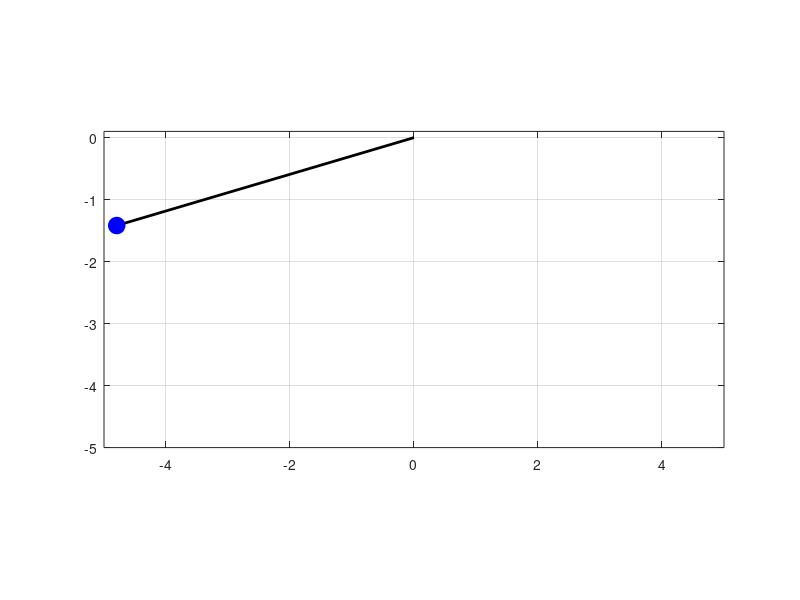

This figure's MATLAB source: (Note: this script raises an error after producing the figure.)
clear; clc

g = 9.81; % m/s^2
timespan = 0: 0.01 : 10;

% richiesta dei dati in input
fprintf('Inserire i parametri (costanti) per un pendolo ideale con forzatura costante\n')
l = input('Lunghezza del filo (m): ');
M = input('Massa (kg): ');
b = input('Coefficiente di attrito: ') ;
u = input('Momento in ingresso (costante): ');
theta0 = input('Angolo iniziale (rad): ');
w0 = input('Velocità angolare iniziale (rad/s): ');

% problema di Cauchy
f = @(t, x) [x(2); -(g/l)*sin(x(1))-(b/(M*l^2))*x(2)+u/(M*l^2)];
IC = [theta0, w0];

% soluzione
[time, traj] = ode45(f, timespan, IC);

theta = traj(:,1);
omega = traj(:,2);

% Animazione pendolo
h = figure(1);
h_line = plot([0, l*sin(theta(1))], [0, -l*cos(theta(1))], 'k-', 'LineWidth', 2);
hold on
h_mass = plot(l*sin(theta(1)), -l*cos(theta(1)), 'bo', 'MarkerSize', 12, 'MarkerFaceColor', 'b');
axis equal
axis([-l l -l 0.1])
grid on

for k = 1:length(time)
    
    % controlla se finestra è chiusa
    if ~isvalid(h) 
        break
    end
    
    % aggiorna animazione pendolo
    x_p = l*sin(theta(k));
    y_p = -l*cos(theta(k));
    set(h_line, 'XData', [0, x_p], 'YData', [0, y_p])
    set(h_mass, 'XData', x_p, 'YData', y_p)
    
    drawnow
end
